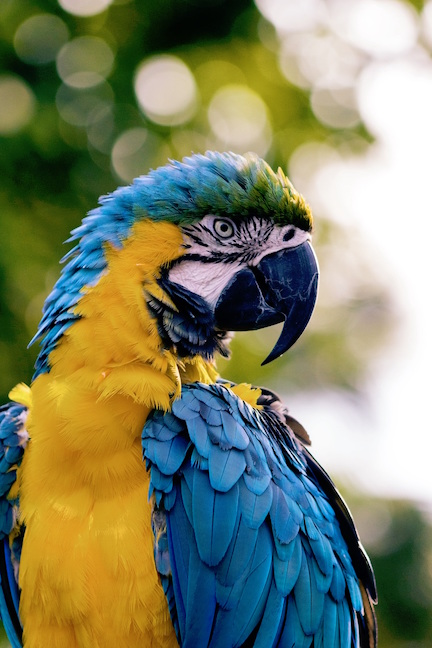
#> input picture 01-basics/parrot.jpeg, 432 x 648 px
$ python 01_convolution.py   (Python 2 division)
#> lines starting #> are read from the running program, lines starting #| are printed output that depends on the picture
### 01-basics/gaussian_kernel_calculator.py
import numpy as np
import math


class GaussianKernelCalculator:
    """A simple class to compute a zero-centered gaussian kernels in 1D and 2D.
    Inspired by http://dev.theomader.com/gaussian-kernel-calculator/
    """

    def __init__(self, sigma, kernelsize):

        if kernelsize <= 0 or kernelsize % 2 == 0 or kernelsize > 50 or sigma <= 0:
            print "Please use an positive odd kernelsize smaller then 50 and a positive sigma"
            return

        self.kernelSize = kernelsize
        self.sigma = sigma
        self.mu = 0.0
        self.sampleCount = 1000

        self.kernel1d = np.zeros(kernelsize)
        self.kernel2d = np.zeros((kernelsize, kernelsize))

        self.update_kernel()

    def gaussian_distribution(self, x):
        d = x - self.mu
        n = 1.0 / (math.sqrt(2 * math.pi) * self.sigma)
        return math.exp(-d*d/(2 * self.sigma * self.sigma)) * n

    def integrateSimphson(self, samples):
        result = samples[0][1] + samples[samples.shape[0]-1][1];

        for s in range(1, samples.shape[0]):
            sampleWeight = 4.0
            if (s % 2) == 0:
             sampleWeight = 2.0

            result += sampleWeight * samples[s][1]

        h = (samples[samples.shape[0]-1][0] - samples[0][0]) / (samples.shape[0]-1)
        return result * h / 3.0;

    def sample_interval(self, minInclusive, maxInclusive, sampleCount):
        result = np.zeros((sampleCount, 2))
        x = np.linspace(minInclusive, maxInclusive, sampleCount, endpoint=True)

        count = 0
        for i in x:
            y = self.gaussian_distribution(i)
            result[count] = [i, y]
            count += 1

        return result

    def round_to(self,num, decimals):
        shift = math.pow(10, decimals)
        return round(num * shift) / shift


    def update_kernel(self):
        samplesPerBin = math.ceil(self.sampleCount / self.kernelSize)
        # need an even number of intervals for simpson integration => odd number of samples
        if(samplesPerBin % 2 == 0):
            ++samplesPerBin

        weightSum = 0
        kernelLeft = -math.floor(self.kernelSize/2)

        # get samples left and right of kernel support first
        outsideSamplesLeft = self.sample_interval(-5 * self.sigma, kernelLeft - 0.5, samplesPerBin)
        outsideSamplesRight = self.sample_interval(-kernelLeft+0.5, 5 * self.sigma, samplesPerBin)

        #print outsideSamplesLeft
        #print outsideSamplesRight
        allSamples = [[outsideSamplesLeft, 0]]

        # now sample kernel taps and calculate tap weights
        for tap in range(0, self.kernelSize):

            left = kernelLeft - 0.5 + tap

            tapSamples = self.sample_interval(left, left+1, samplesPerBin)
            tapWeight = self.integrateSimphson(tapSamples)

            allSamples.append([tapSamples, tapWeight])
            weightSum += tapWeight


        allSamples.append([outsideSamplesRight, 0])

        # renormalize kernel and round to 6 decimals
        for i in range(0,len(allSamples)):
            allSamples[i][1] = self.round_to(allSamples[i][1] / weightSum, 6)

        for i in range(1, len(allSamples)-1):
            d1 = self.round_to(allSamples[i][1], 6)
            self.kernel1d[i-1] = d1

        for i in range(1, len(allSamples)-1):
            for j in range(1, len(allSamples)-1):
                d2 = self.round_to(allSamples[i][1] * allSamples[j][1], 6)

                self.kernel2d[i-1][j-1] = d2

        print np.sum(self.kernel1d)
        #print self.kernel2d


#g = GaussianKernelCalculator(1.0, 5)

### 01-basics/01_convolution.py
import numpy as np
import cv2
import time
from gaussian_kernel_calculator import *

# (3) Please implement a convolution on grayscale image.
# use g = GaussianKernelCalculator(1.0, 5) as kernel, try changing sizes of the kernel
# and measure time of execution using

# start_time = time.time()
# imgConv2d = convolution2d(g.kernel2d, imgGray)
# print "convolution2d time:", time.time() - start_time

# start_time = time.time()
# imgConv1d = convolution1d(g.kernel1d, imgGray)
# print "convolution1d time:", time.time() - start_time

# you can save the image like this:
# cv2.imwrite(filename, image)


# Implementation is based on the the following resource:
# http://www.pyimagesearch.com/2016/07/25/convolutions-with-opencv-and-python/
# Further references:
# http://docs.opencv.org/2.4/doc/tutorials/imgproc/imgtrans/filter_2d/filter_2d.html
# https://opencv-python-tutroals.readthedocs.io/en/latest/py_tutorials/py_imgproc/py_filtering/py_filtering.html#filtering


def convolution2d(kernel2d, source):
    source_rows, source_columns = source.shape[:2]
    kernel_rows, kernel_columns = kernel2d.shape[:2]

    # Replicate pixels at border of source image by applying padding according to kernel size.
    # This operation makes sure that the convolved output will match the original size of the source image.
    padding = (kernel_columns - 1) / 2
    source = cv2.copyMakeBorder(source, padding, padding, padding, padding, cv2.BORDER_REPLICATE)
    # Convert source image to floating point values in range [0, 1]
    source = np.array(source, dtype='f') / 255

    # Create a new image for the output with dimensions of original source
    output = np.zeros((source_rows, source_columns), dtype='f')

    # Traverse the source image pixel by pixel
    for y in np.arange(padding, source_rows + padding):
        for x in np.arange(padding, source_columns + padding):
            # Use numpy indexing to find the region of interest (ROI) of the current (x,y) position in the source image
            # in order to place the center element of the kernel over the source pixel.
            roi = source[y - padding: y + padding + 1, x - padding: x + padding + 1]

            # Compute new value (i.e. perform convolution) by calculating the sum of the element-wise product
            # of kernel2d matrix and ROI matrix.
            new_pixel_value = (kernel2d * roi).sum()

            # Assign new value at indices of output array that correspond to (x,y) coordinate of source image.
            output[y - padding, x - padding] = new_pixel_value

    # Convert output image to array of unsigned int values in range [0, 255]
    output = (output * 255).astype('uint8')
    # print 'Output matrix =\n', output
    return output


def convolution1d(kernel1d, source):
    source_rows, source_columns = source.shape[:2]
    kernel_size = kernel1d.shape[0]
    kernel_y = kernel1d.reshape(1, -1).transpose()
    # print kernel1d
    # print kernel_y

    # Replicate pixels at border of source image by applying padding according to kernel size.
    # This operation makes sure that the convolved output will match the original size of the source image.
    padding = (kernel_size - 1) / 2
    source = cv2.copyMakeBorder(source, padding, padding, padding, padding, cv2.BORDER_REPLICATE)
    # Convert source image to floating point values in range [0, 1]
    source = np.array(source, dtype='f') / 255

    # Create a new image for the output with dimensions of original source
    output = np.zeros((source_rows, source_columns), dtype='f')

    # First pass: 1D convolution along x-axis.
    # Traverse the source image pixel by pixel.
    for y in np.arange(0, source_rows):
        for x in np.arange(padding, source_columns + padding):
            # Use numpy indexing to find the region of interest (ROI) of the current (x,y) position in the source image
            # in order to place the center element of the kernel over the source pixel.
            roi = source[y: y + 1, x - padding: x + padding + 1]
            # Compute new value (i.e. perform convolution) by calculating the sum of the element-wise product
            # of kernel1d matrix and ROI matrix.
            new_pixel_value = (kernel1d * roi).sum()

            # Assign new value at indices of output array that correspond to (x,y) coordinate of source image.
            output[y, x - padding] = new_pixel_value

    # Second pass: 1D convolution along y-axis
    for x in np.arange(0, source_columns):
        for y in np.arange(padding, source_rows + padding):
            # Use numpy indexing to find the region of interest (ROI) of the current (x,y) position in the source image
            # in order to place the center element of the kernel over the source pixel.
            roi = output[y - padding: y + padding + 1, x: x + 1]
            # Compute new value (i.e. perform convolution) by calculating the sum of the element-wise product
            # of kernel1d matrix and ROI matrix.
            new_pixel_value = (kernel1d * roi).sum()

            # Assign new value at indices of output array that correspond to (x,y) coordinate of source image.
            output[y - padding, x] = new_pixel_value
    # print 'Second Output matrix =\n', output
    # Convert output image to array of unsigned int values in range [0, 255]
    output = (output * 255).astype('uint8')
    # print 'Output matrix =\n', output
    return output


g = GaussianKernelCalculator(3.0, 9)
# print 'kernel1d =', g.kernel1d
# print 'kernel2d =\n', g.kernel2d

# Load image from file as a gray scale image
# Question: What is the difference between loading in gray scale mode and performing color conversion?
# - gray scale mode
# imgGray = cv2.imread('parrot.jpeg', 0)
# - convert from BGR -> Gray
imgBGR = cv2.imread('parrot.jpeg')
#> imgBGR is the input picture: shape (648, 432, 3); mean B, G, R 103.2, 131.7, 126.8
imgGray = cv2.cvtColor(imgBGR, cv2.COLOR_BGR2GRAY)
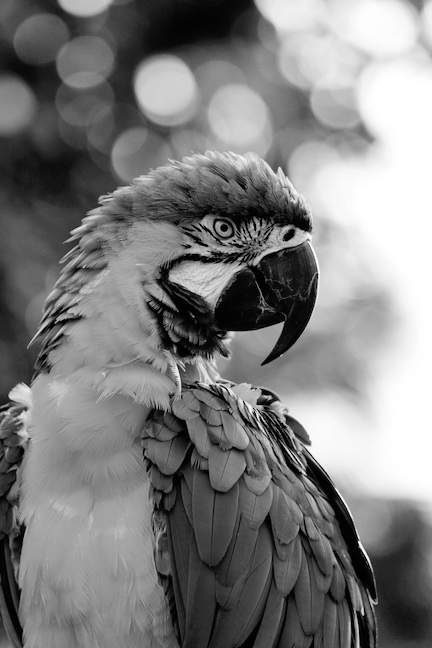
#> imgGray: shape (648, 432); min 0, max 255, mean 127


start_time = time.time()
imgConv2d = convolution2d(g.kernel2d, imgGray)
#> in convolution2d, `source = cv2.copyMakeBorder(source, padding, padding, padding, padding..`:
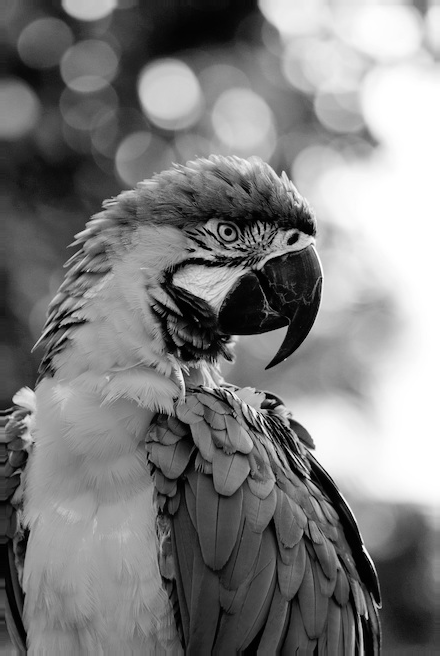
#> source: shape (656, 440); min 0, max 255, mean 127
#> after the loop in convolution2d, `for y in np.arange(padding, source_rows + padding):`:
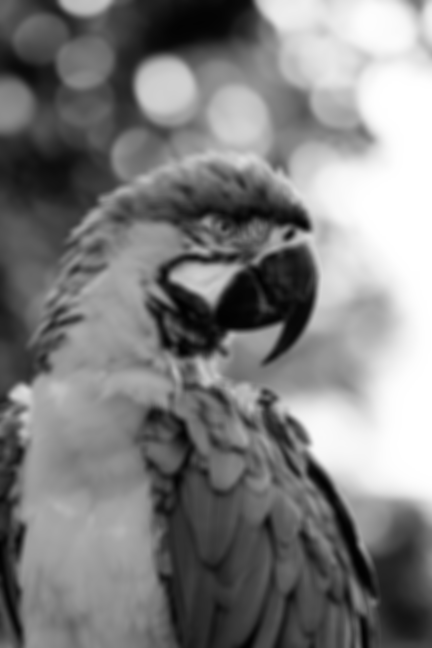
#> output: shape (648, 432) float32; min 0.0075, max 1, mean 0.498
print "convolution2d time:", time.time() - start_time

start_time = time.time()
imgConv1d = convolution1d(g.kernel1d, imgGray)
#> after the loop in convolution1d, `for y in np.arange(0, source_rows):`:
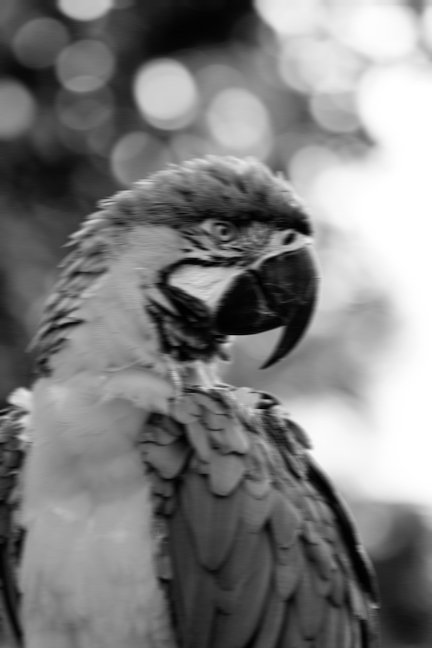
#> output: shape (648, 432) float32; min 0.0034, max 1, mean 0.499
#> in convolution1d, `output = (output * 255).astype('uint8')`:
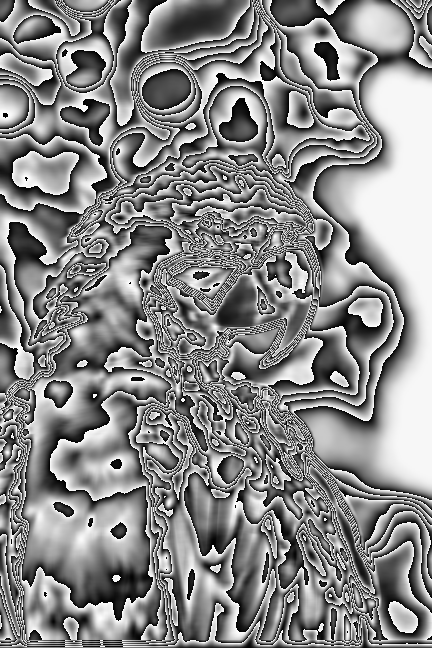
#> output: shape (648, 432); min 0, max 255, mean 136.1
print "convolution1d time:", time.time() - start_time

opencvOutput = cv2.filter2D(imgGray, -1, g.kernel2d)

cv2.imshow('Original', imgGray)
cv2.imshow('1D Convolution Filter', imgConv1d)
cv2.imshow('2D Convolution Filter', imgConv2d)
cv2.imshow('OpenCV Filter', opencvOutput)
cv2.moveWindow('Original', 0, 0)
cv2.moveWindow('1D Convolution Filter', 400, 0)
cv2.moveWindow('2D Convolution Filter', 800, 0)
cv2.moveWindow('OpenCV Filter', 600, 300)

while True:
    k = cv2.waitKey(0)
#> (key q is pressed here)
    if k == ord('q'):
        break

cv2.destroyAllWindows()

$ run again, with 01-basics/Cute-Red-Squirrel.jpeg copied over 01-basics/parrot.jpeg
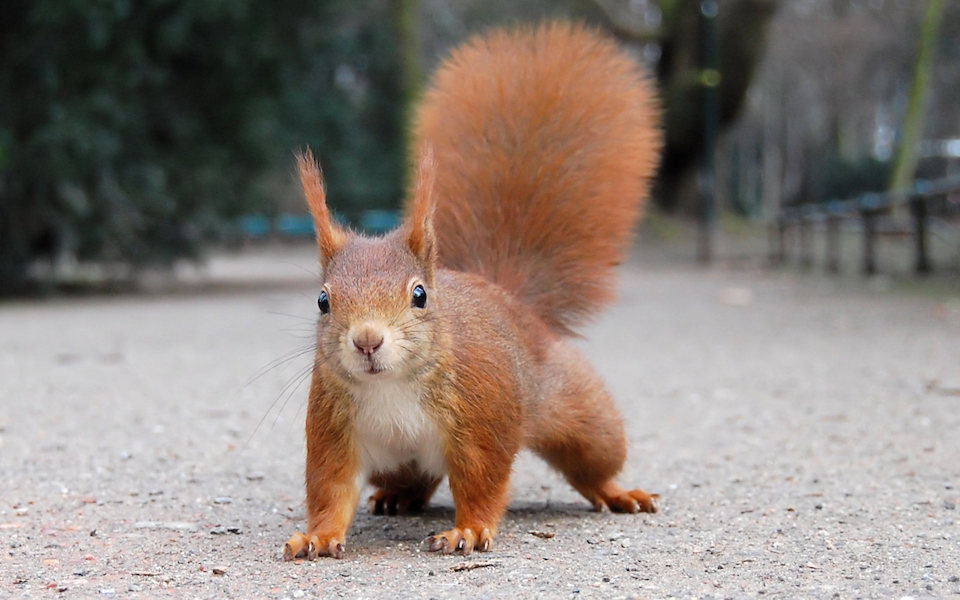
#> input picture 01-basics/Cute-Red-Squirrel.jpeg, 960 x 600 px
#> imgBGR is the input picture: shape (600, 960, 3); mean B, G, R 120.6, 127.7, 138.4
#> after the loop in convolution1d, `for x in np.arange(0, source_columns):`:
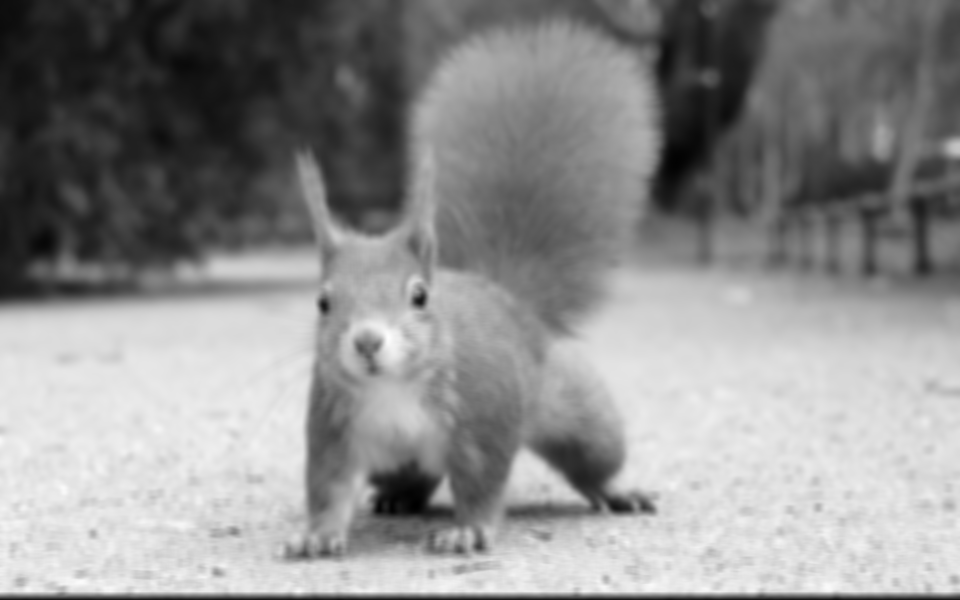
#> output: shape (600, 960) float32; min 0.0351, max 8.12, mean 4.54; drawn with min black and max white
#> in convolution1d, `output = (output * 255).astype('uint8')`:
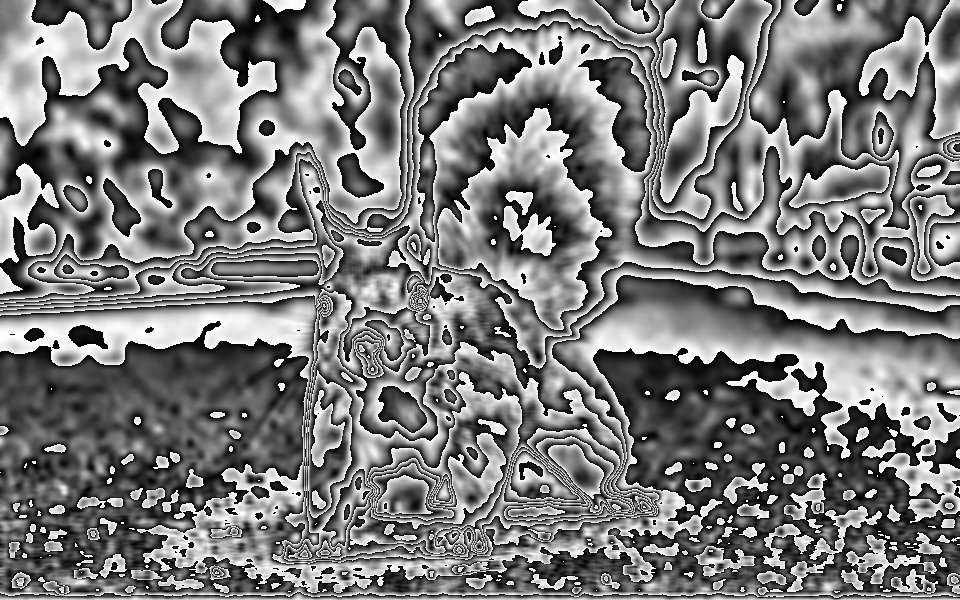
#> output: shape (600, 960); min 0, max 255, mean 122.6
